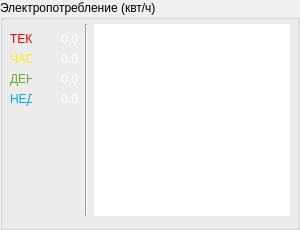
                 <widget class="QGroupBox" name="box_EnergyCon">
                  <property name="sizePolicy">
                   <sizepolicy hsizetype="Expanding" vsizetype="Preferred">
                    <horstretch>0</horstretch>
                    <verstretch>0</verstretch>
                   </sizepolicy>
                  </property>
                  <property name="maximumSize">
                   <size>
                    <width>300</width>
                    <height>16777215</height>
                   </size>
                  </property>
                  <property name="title">
                   <string>Электропотребление (квт/ч)</string>
                  </property>
                  <layout class="QHBoxLayout" name="horizontalLayout_6">
                   <property name="leftMargin">
                    <number>7</number>
                   </property>
                   <property name="topMargin">
                    <number>4</number>
                   </property>
                   <property name="rightMargin">
                    <number>7</number>
                   </property>
                   <item>
                    <layout class="QFormLayout" name="formLayout_4">
                     <property name="topMargin">
                      <number>8</number>
                     </property>
                     <property name="rightMargin">
                      <number>0</number>
                     </property>
                     <property name="bottomMargin">
                      <number>4</number>
                     </property>
                     <item row="0" column="0">
                      <widget class="QLabel" name="lbl_ReadOnly47">
                       <property name="maximumSize">
                        <size>
                         <width>22</width>
                         <height>15</height>
                        </size>
                       </property>
                       <property name="text">
                        <string>&lt;html&gt;&lt;head/&gt;&lt;body&gt;&lt;p&gt;&lt;span style=&quot; color:#ff0000;&quot;&gt;ТЕК&lt;/span&gt;&lt;/p&gt;&lt;/body&gt;&lt;/html&gt;</string>
                       </property>
                      </widget>
                     </item>
                     <item row="0" column="1">
                      <widget class="QPushButton" name="lbl_CurrentEnergyConsumption">
                       <property name="minimumSize">
                        <size>
                         <width>41</width>
                         <height>0</height>
                        </size>
                       </property>
                       <property name="baseSize">
                        <size>
                         <width>40</width>
                         <height>0</height>
                        </size>
                       </property>
                       <property name="styleSheet">
                        <string notr="true">QPushButton {	
	border: none;
	background: none;
	color: white; 
	font: 9pt &quot;Segoe UI Semilight&quot;; 
	text-align: right; 
	padding-right: 1px;
	min-width: 40px;
}

QPushButton:hover {
	color: rgb(70, 175, 38);
}

QPushButton:pressed {
	color: rgb(47, 105, 23);
}</string>
                       </property>
                       <property name="text">
                        <string>0.0</string>
                       </property>
                      </widget>
                     </item>
                     <item row="1" column="0">
                      <widget class="QLabel" name="lbl_ReadOnly48">
                       <property name="maximumSize">
                        <size>
                         <width>22</width>
                         <height>15</height>
                        </size>
                       </property>
                       <property name="text">
                        <string>&lt;html&gt;&lt;head/&gt;&lt;body&gt;&lt;p&gt;&lt;span style=&quot; color:#ffee00;&quot;&gt;ЧАС&lt;/span&gt;&lt;/p&gt;&lt;/body&gt;&lt;/html&gt;</string>
                       </property>
                      </widget>
                     </item>
                     <item row="1" column="1">
                      <widget class="QPushButton" name="lbl_HourEnergyConsumption">
                       <property name="minimumSize">
                        <size>
                         <width>41</width>
                         <height>0</height>
                        </size>
                       </property>
                       <property name="baseSize">
                        <size>
                         <width>40</width>
                         <height>0</height>
                        </size>
                       </property>
                       <property name="styleSheet">
                        <string notr="true">QPushButton {	
	border: none;
	background: none;
	color: white; 
	font: 9pt &quot;Segoe UI Semilight&quot;; 
	text-align: right; 
	padding-right: 1px;
	min-width: 40px;
}

QPushButton:hover {
	color: rgb(70, 175, 38);
}

QPushButton:pressed {
	color: rgb(47, 105, 23);
}</string>
                       </property>
                       <property name="text">
                        <string>0.0</string>
                       </property>
                      </widget>
                     </item>
                     <item row="2" column="0">
                      <widget class="QLabel" name="lbl_ReadOnly49">
                       <property name="maximumSize">
                        <size>
                         <width>22</width>
                         <height>15</height>
                        </size>
                       </property>
                       <property name="text">
                        <string>&lt;html&gt;&lt;head/&gt;&lt;body&gt;&lt;p&gt;&lt;span style=&quot; color:#66b036;&quot;&gt;ДЕН&lt;/span&gt;&lt;/p&gt;&lt;/body&gt;&lt;/html&gt;</string>
                       </property>
                      </widget>
                     </item>
                     <item row="2" column="1">
                      <widget class="QPushButton" name="lbl_DailyEnergyConsumption">
                       <property name="minimumSize">
                        <size>
                         <width>41</width>
                         <height>0</height>
                        </size>
                       </property>
                       <property name="baseSize">
                        <size>
                         <width>40</width>
                         <height>0</height>
                        </size>
                       </property>
                       <property name="styleSheet">
                        <string notr="true">QPushButton {	
	border: none;
	background: none;
	color: white; 
	font: 9pt &quot;Segoe UI Semilight&quot;; 
	text-align: right; 
	padding-right: 1px;
	min-width: 40px;
}

QPushButton:hover {
	color: rgb(70, 175, 38);
}

QPushButton:pressed {
	color: rgb(47, 105, 23);
}</string>
                       </property>
                       <property name="text">
                        <string>0.0</string>
                       </property>
                      </widget>
                     </item>
                     <item row="3" column="0">
                      <widget class="QLabel" name="lbl_ReadOnly50">
                       <property name="maximumSize">
                        <size>
                         <width>22</width>
                         <height>15</height>
                        </size>
                       </property>
                       <property name="text">
                        <string>&lt;html&gt;&lt;head/&gt;&lt;body&gt;&lt;p&gt;&lt;span style=&quot; color:#00aaff;&quot;&gt;НЕД&lt;/span&gt;&lt;/p&gt;&lt;/body&gt;&lt;/html&gt;</string>
                       </property>
                      </widget>
                     </item>
                     <item row="3" column="1">
                      <widget class="QPushButton" name="lbl_WeeklyEnergyConsumption">
                       <property name="minimumSize">
                        <size>
                         <width>41</width>
                         <height>0</height>
                        </size>
                       </property>
                       <property name="baseSize">
                        <size>
                         <width>40</width>
                         <height>0</height>
                        </size>
                       </property>
                       <property name="styleSheet">
                        <string notr="true">QPushButton {	
	border: none;
	background: none;
	color: white; 
	font: 9pt &quot;Segoe UI Semilight&quot;; 
	text-align: right; 
	padding-right: 1px;
	min-width: 40px;
}

QPushButton:hover {
	color: rgb(70, 175, 38);
}

QPushButton:pressed {
	color: rgb(47, 105, 23);
}</string>
                       </property>
                       <property name="text">
                        <string>0.0</string>
                       </property>
                      </widget>
                     </item>
                    </layout>
                   </item>
                   <item>
                    <widget class="Line" name="line_10">
                     <property name="orientation">
                      <enum>Qt::Vertical</enum>
                     </property>
                    </widget>
                   </item>
                   <item>
                    <widget class="QGraphicsView" name="graphicsView">
                     <property name="minimumSize">
                      <size>
                       <width>196</width>
                       <height>97</height>
                      </size>
                     </property>
                     <property name="maximumSize">
                      <size>
                       <width>196</width>
                       <height>16777215</height>
                      </size>
                     </property>
                     <property name="styleSheet">
                      <string notr="true">border: none</string>
                     </property>
                    </widget>
                   </item>
                  </layout>
                 </widget>
